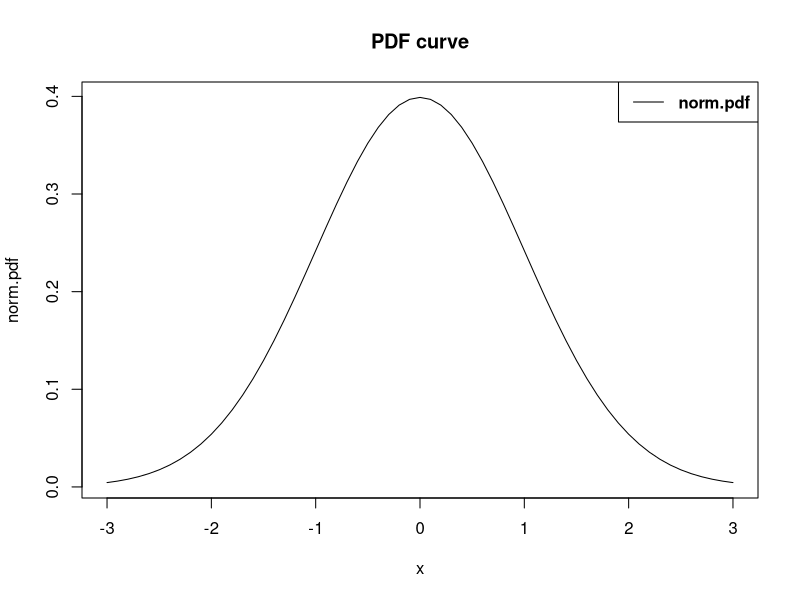
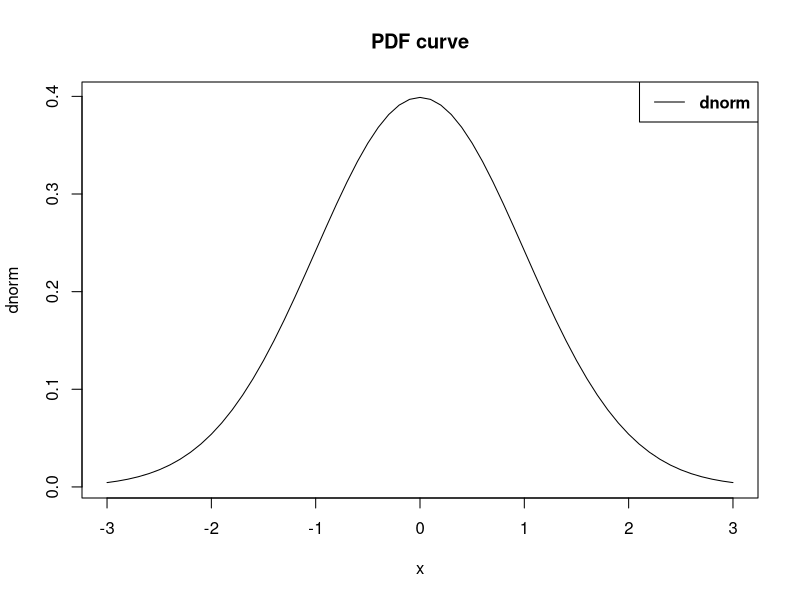
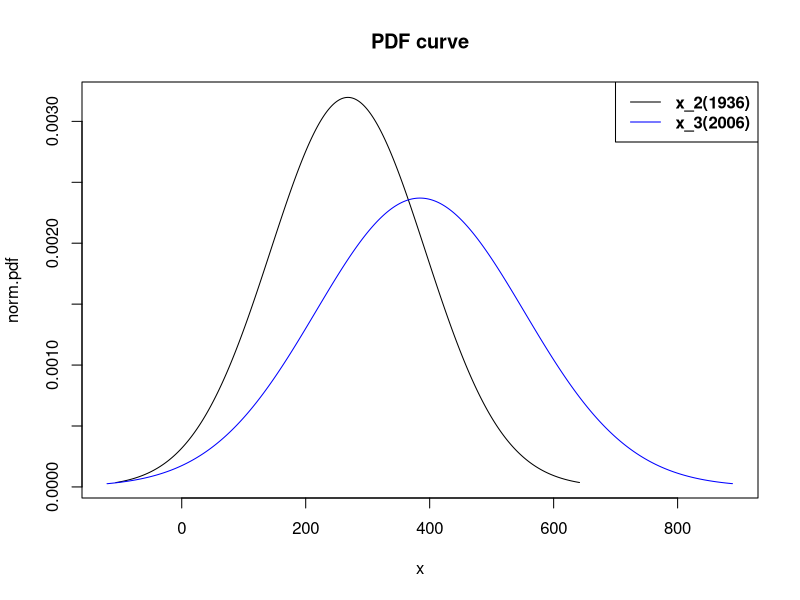
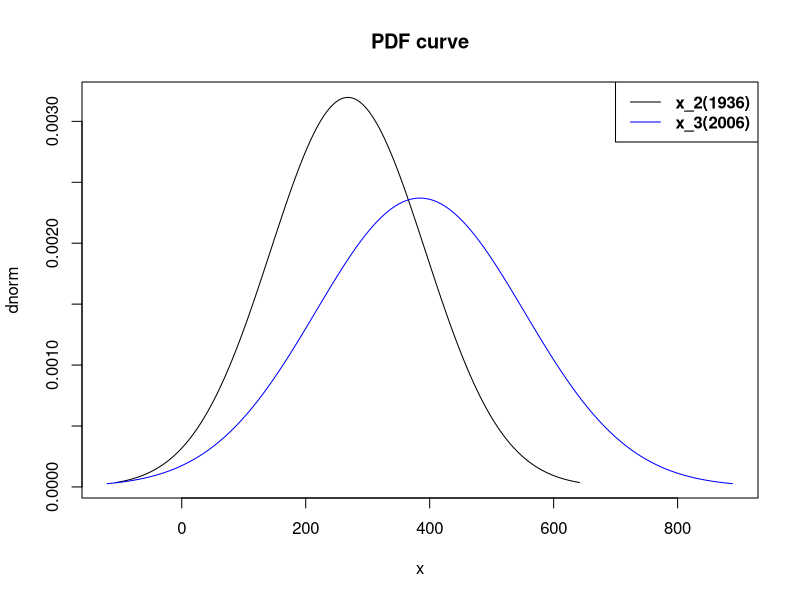
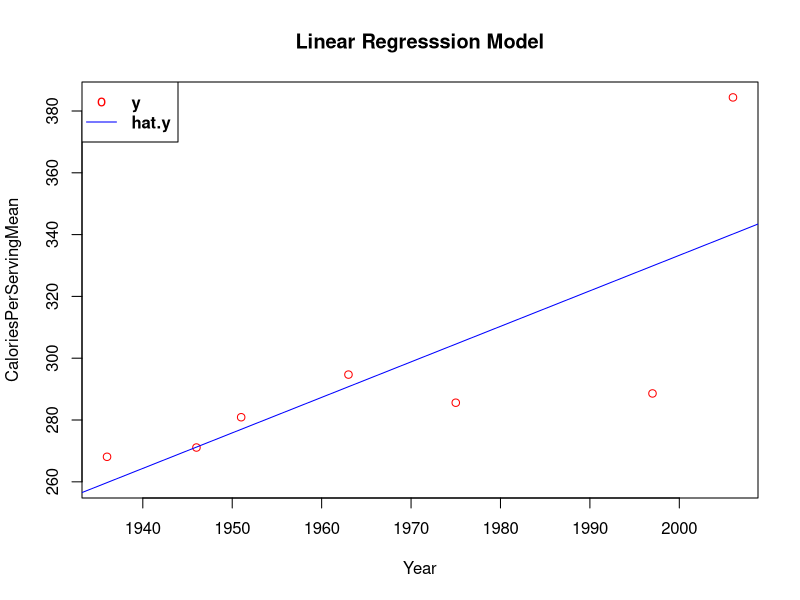
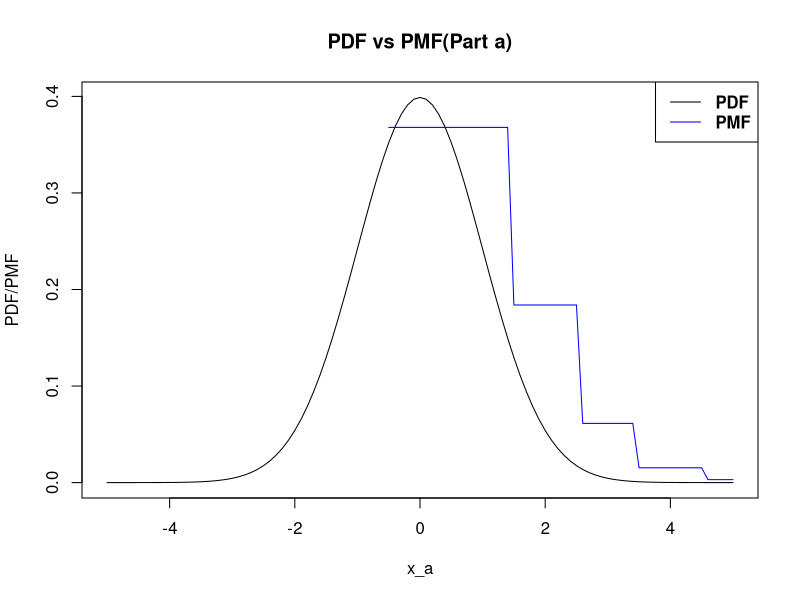
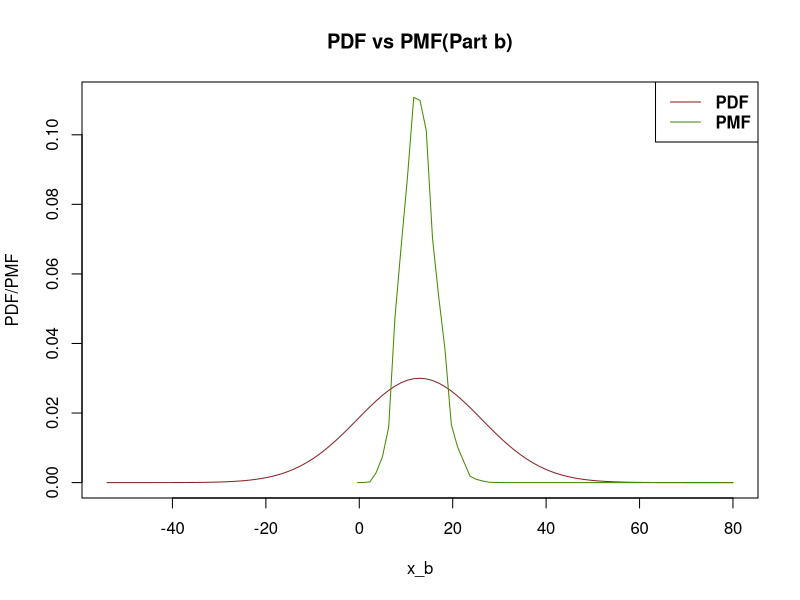
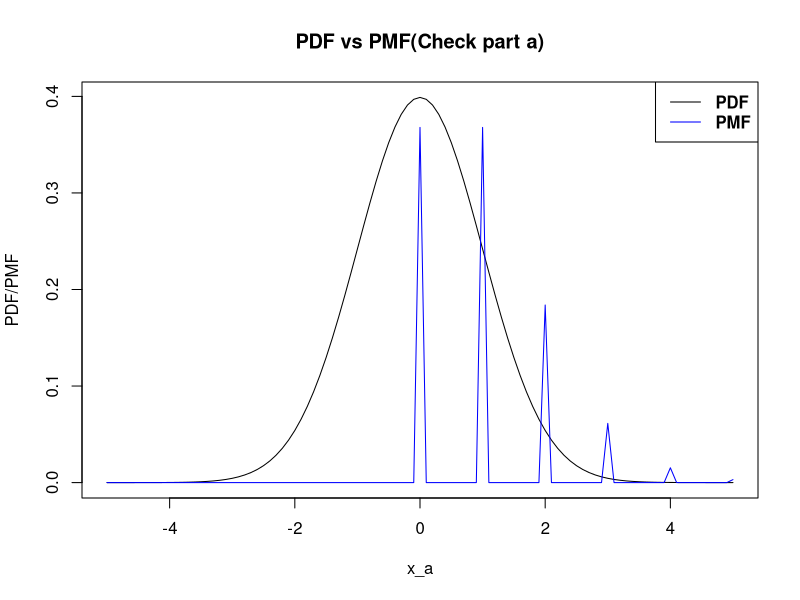

Reproduce these figures in R, in order.
## ---- chunk 1
options(digits=12)
## ---- chunk 2
CaloriesPerServingMean <- c(268.1, 271.1, 280.9, 294.7, 285.6, 288.6, 384.4)
CaloriesPerServingSD <- c(124.8, 124.2, 116.2, 117.7, 118.3, 122.0, 168.3)
Year <- c(1936, 1946, 1951, 1963, 1975, 1997, 2006)
## ---- chunk 3

norm.pdf<-function(x, mu=0, sd=1){
m<- exp(-((x-mu)^2)/(2*(sd)^2))
n<- 1/(sd*(sqrt(2*pi)))
return(m*n)
}

x_1<-seq(-3,3,0.1)
PDF=norm.pdf(x_1, 0, 1)
plot(x_1, PDF,main = "PDF curve",type="l", xlab="x", ylab="norm.pdf")
legend(x="topright", legend=c("norm.pdf"),col="Black", lwd=1, cex=1, 
horiz="FALSE", text.font=2)

## ---- chunk 4
#check if the result is right or not using function dnorm
x_1<-seq(-3,3,0.1)
PDF_c1=dnorm(x_1, 0, 1)
plot(x_1, PDF_c1,main = "PDF curve",type="l", xlab="x", ylab="dnorm")
legend(x="topright", legend=c("dnorm"), col="Black", 
lwd=1, cex=1, horiz="FALSE", text.font=2)
## ---- chunk 5
norm.pdf<-function(x, mu=0, sd=1){
m<- exp(-((x-mu)^2)/(2*(sd)^2))
n<- 1/(sd*(sqrt(2*pi)))
return(m*n)
}
m_1936 <-268.1
m_2006 <-384.4
s_1936 <-124.8
s_2006 <-168.3
x_2 <-seq (m_1936-3*s_1936, m_1936+3*s_1936)
x_3 <-seq (m_2006-3*s_2006, m_2006+3*s_2006)
PDF_2=norm.pdf(x_2, m_1936, s_1936)
PDF_3=norm.pdf(x_3, m_2006, s_2006)
min_1<-min(m_1936-3*s_1936,m_2006-3*s_2006 )
max_1<-max(m_1936+3*s_1936, m_2006+3*s_2006)
plot(x_2, PDF_2,main = "PDF curve",type="l", xlab="x", ylab="norm.pdf", xlim=c(min_1, max_1))
lines(x_3, PDF_3,main = "PDF curve",type="l", col="blue", xlab="x", ylab="norm.pdf", xlim=c(min_1, max_1))
plot_colors<-c("black", "blue")
legend(x="topright", legend=c("x_2(1936)","x_3(2006)"), col=plot_colors, lwd=1, cex=1, horiz="FALSE", text.font=2)
       


## ---- chunk 6
m_1936 <-268.1
m_2006 <-384.4
s_1936 <-124.8
s_2006 <-168.3
x_2 <-seq (m_1936-3*s_1936, m_1936+3*s_1936)
x_3 <-seq (m_2006-3*s_2006, m_2006+3*s_2006)
PDF_c2=dnorm(x_2, m_1936, s_1936)
PDF_c3=dnorm(x_3, m_2006, s_2006)
min_1<-min(m_1936-3*s_1936,m_2006-3*s_2006 )
max_1<-max(m_1936+3*s_1936, m_2006+3*s_2006)
plot(x_2, PDF_c2,main = "PDF curve",type="l", xlab="x", ylab="dnorm", xlim=c(min_1, max_1))
lines(x_3, PDF_c3,main = "PDF curve",type="l", col="blue",xlab="x", ylab="dnorm", xlim=c(min_1, max_1))
plot_colors<-c("black", "blue")
legend(x="topright", legend=c("x_2(1936)","x_3(2006)"), col=plot_colors, lwd=1, cex=1,horiz="FALSE", text.font=2)

## ---- chunk 7
Year=matrix(c(1936, 1946, 1951, 1963, 1975, 1997, 2006))
X=matrix(c(rep(1, 7), Year), nrow=7, ncol=2)

y=c(268.1, 271.1, 280.9, 294.7, 285.6, 288.6, 384.4)
hat.beta=solve((t(X) %*% X), (t(X) %*% y))
hat.beta

## ---- chunk 8
hat.y= X %*% hat.beta
hat.y
min_11=min(hat.y, y)
max_11=max(hat.y, y)
plot(X[,2],y, xlab="Year", ylab="CaloriesPerServingMean", 
main="Linear Regresssion Model", col="Red", 
     xlim=c(1936,2006), ylim=c(min_11,max_11))
cal.lm <-lm(hat.y~X[,2])
abline(reg=cal.lm,col="blue")
plot_colors<-c("Red", "blue")
legend(x="topleft", legend=c("y","hat.y"), 
lty=c(NA,1), pch=c("o",NA), col=plot_colors,horiz="FALSE", text.font=2)

## ---- chunk 9
CaloriesPerServingMean=c(268.1, 271.1, 280.9, 294.7, 285.6, 288.6, 384.4)
summary(lm(CaloriesPerServingMean~Year))
## ---- chunk 10

library(MASS)
X=matrix(c(rep(1, 7), Year), nrow=7, ncol=2)
y=matrix(c(268.1, 271.1, 280.9, 294.7, 285.6, 288.6, 384.4))
print(hat.beta <- ginv(X) %*% y)
## ---- chunk 11
x=c(268.1, 271.1, 280.9, 294.7, 285.6, 288.6, 384.4)
s=c(124.8, 124.2, 116.2, 117.7, 118.3, 122.0, 168.3)
n=c(18,18,18,18,18,18,18)
k=length(n)
N=k*18
x_bar=(18*(x[1]+x[2]+x[3]+x[4]+x[5]+x[6]+x[7]))/N
MSB=18*((x[1]-x_bar)^2+(x[2]-x_bar)^2+(x[3]-x_bar)^2+(x[4]-x_bar)^2+
          (x[5]-x_bar)^2+(x[6]-x_bar)^2+(x[7]-x_bar)^2)/(k-1)
MSB
MSW=((18-1)*(s[1]^2+s[2]^2+s[3]^2+s[4]^2+s[5]^2+s[6]^2+s[7]^2))/(N-k)
MSW
## ---- chunk 12
F_ratio=MSB/MSW
F_ratio
p_value_1=1-pf(F_ratio, (k-1), (N-k))
p_value_1
## ---- chunk 13
x_a <-seq(from=-5,to=5, by=0.1)
#Normal PDF for each x
norm.pdf<-function(x, mu=0, sigma=1){
m<- exp(-((x-mu)^2)/(2*(sigma)^2))
n<- 1/(sigma*(sqrt(2*pi)))
return(m*n)
}
PDF_ex4a=norm.pdf(x_a, 0, 1)
# Poisson PMF of each x
pois.pmf<-function(x,lambda){
  ((exp(-lambda))*(lambda)^round(x))/factorial(round(x))
}
PMF_ex4a=pois.pmf(x_a,1)
min_ex4a<-min(PDF_ex4a,PMF_ex4a, na.rm=TRUE  )
max_ex4a<-max(PDF_ex4a,PMF_ex4a, na.rm=TRUE )
plot(x_a, PDF_ex4a,main = "PDF vs PMF(Part a)",type="l", 
xlab="x_a", ylab="PDF/PMF", ylim=c(min_ex4a,max_ex4a))
lines(x_a, PMF_ex4a,main = "PDF vs PMF(Part a)",type="l", col="blue",xlab="x_a", ylab="PDF/PMF", 
ylim=c(min_ex4a,max_ex4a))
plot_colors<-c("black", "blue")
legend(x="topright", legend=c("PDF","PMF"), 
col=plot_colors, lwd=1, cex=1, 
horiz="FALSE", text.font=2)



# My normal PDF function lood fine and I think it behaves properly.
# My Poisson doesn't handle negative or non-integer values as expected
#it will generate the warning message: Warning in gamma(x + 1) : NaNs produced

## ---- chunk 14
ServingsPerRecipeMean_1936=12.9
ServingsPerRecipeSD_1936=13.3
x_b=seq(from=floor(ServingsPerRecipeMean_1936- 5*ServingsPerRecipeSD_1936),
to=ceiling(ServingsPerRecipeMean_1936+ 5*ServingsPerRecipeSD_1936), length.out=length(x_a))
#Normal PDF for each x
norm.pdf<-function(x, mu=0, sigma=1){
m<- exp(-((x-mu)^2)/(2*(sigma)^2))
n<- 1/(sigma*(sqrt(2*pi)))
return(m*n)
}
PDF_ex4b=norm.pdf(x_b, ServingsPerRecipeMean_1936, ServingsPerRecipeSD_1936)
# Poisson PMF of each x
pois.pmf<-function(x,lambda){
  ((exp(-lambda))*(lambda)^round(x))/factorial(round(x))
}
PMF_ex4b=pois.pmf(x_b,ServingsPerRecipeMean_1936)
min_ex4b<-min(PDF_ex4b,PMF_ex4b, na.rm=TRUE)
max_ex4b<-max(PDF_ex4b,PMF_ex4b, na.rm=TRUE)

plot(x_b, PDF_ex4b,main = "PDF vs PMF(Part b)",type="l", xlab="x_b",col="brown4", ylab="PDF/PMF",
ylim=c(min_ex4b,max_ex4b))
lines(x_b, PMF_ex4b,main = "PDF vs PMF(Part b)",type="l", col="chartreuse4",xlab="x_b", ylab="PDF/PMF", ylim=c(min_ex4b,max_ex4b))
plot_colors<-c(" brown4", "chartreuse4")
legend(x="topright", legend=c("PDF","PMF"),
col=plot_colors, lwd=1, cex=1, 
horiz="FALSE", text.font=2)

## ---- chunk 15
PDF_c1=dnorm(x_a, 0, 1)
PMF_c1=dpois(x_a,1)
min_ex4c1<-min(PDF_c1,PMF_c1 )
max_ex4c1<-max(PDF_c1,PMF_c1)
min_ex4c1
max_ex4c1
plot(x_a, PDF_c1,main = "PDF vs PMF(Check part a)",type="l", xlab="x_a", ylab="PDF/PMF", 
ylim=c(min_ex4c1, max_ex4c1))
lines(x_a, PMF_c1,main = "PDF vs PMF(Check part a)",type="l", col="blue",xlab="x_a", ylab="PDF/PMF", ylim=c(min_ex4c1, max_ex4c1))
plot_colors<-c("black", "blue")
legend(x="topright", legend=c("PDF","PMF"), 
col=plot_colors, lwd=1, cex=1, 
horiz="FALSE", text.font=2)

PDF_c2=dnorm(x_b, ServingsPerRecipeMean_1936, ServingsPerRecipeSD_1936)
PMF_c2=dpois(x_b,ServingsPerRecipeMean_1936)
min_ex4c2<-min(PDF_c2,PMF_c2 )
max_ex4c2<-max(PDF_c2,PMF_c2 )

plot(x_b, PDF_c2,main = "PDF vs PMF(Check part b)",type="l", xlab="x_b",col="brown4", ylab="PDF/PMF",
ylim=c(min_ex4c2, max_ex4c2),
xlim=c(min(x_a, x_b), 
max(x_a, x_b)))
lines(x_b, PMF_c2,main = "PDF vs PMF(Check part b)",type="l", col="chartreuse4",xlab="x_b", ylab="PDF/PMF",
ylim=c(min_ex4c2, max_ex4c2),
xlim=c(min(x_a, x_b),
max(x_a, x_b)))
plot_colors<-c(" brown4", "chartreuse4")
legend(x="topright", legend=c("PDF","PMF"), 
col=plot_colors, lwd=1, cex=1, 
horiz="FALSE", text.font=2)
#dpois handle negative values differently than my function pois.pmf


